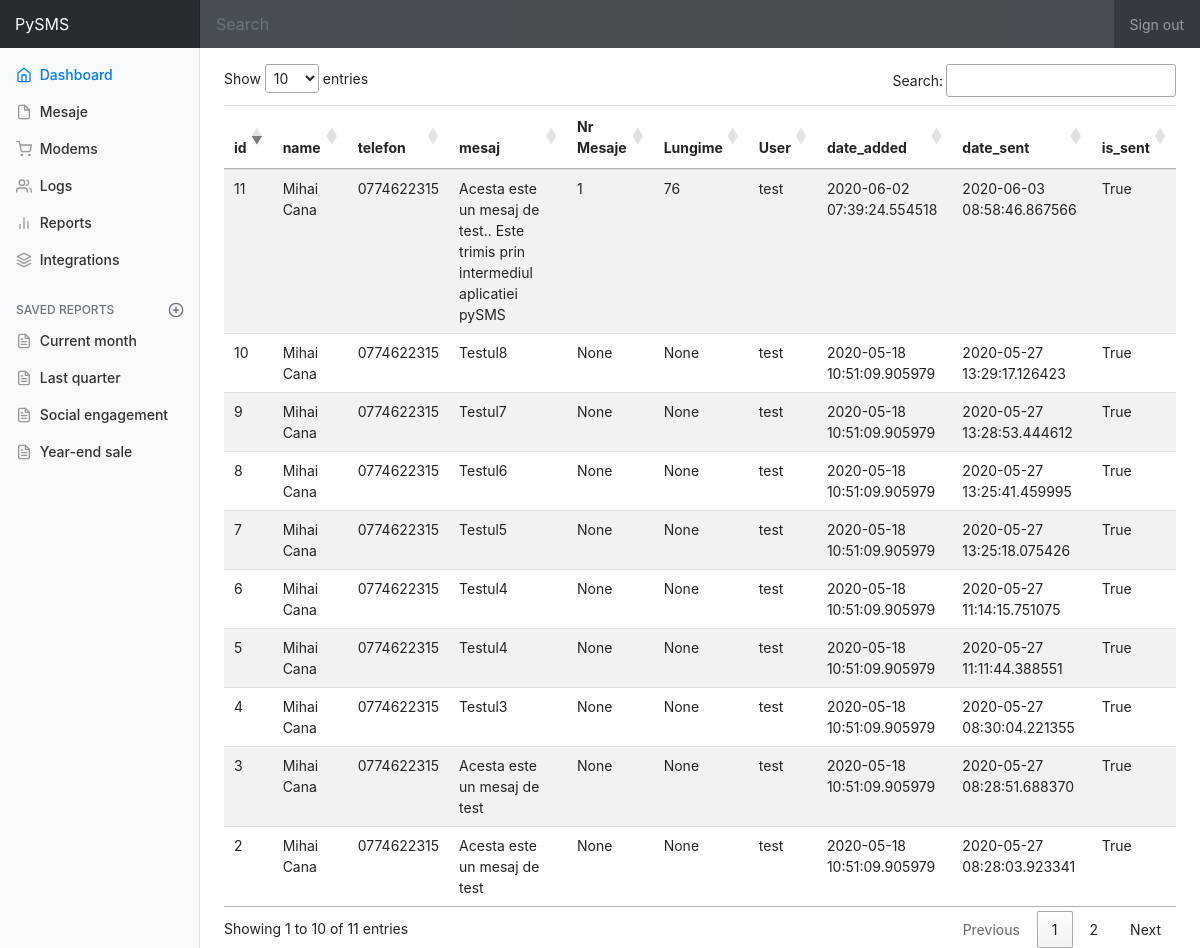
The app's page /mesaje, older data.
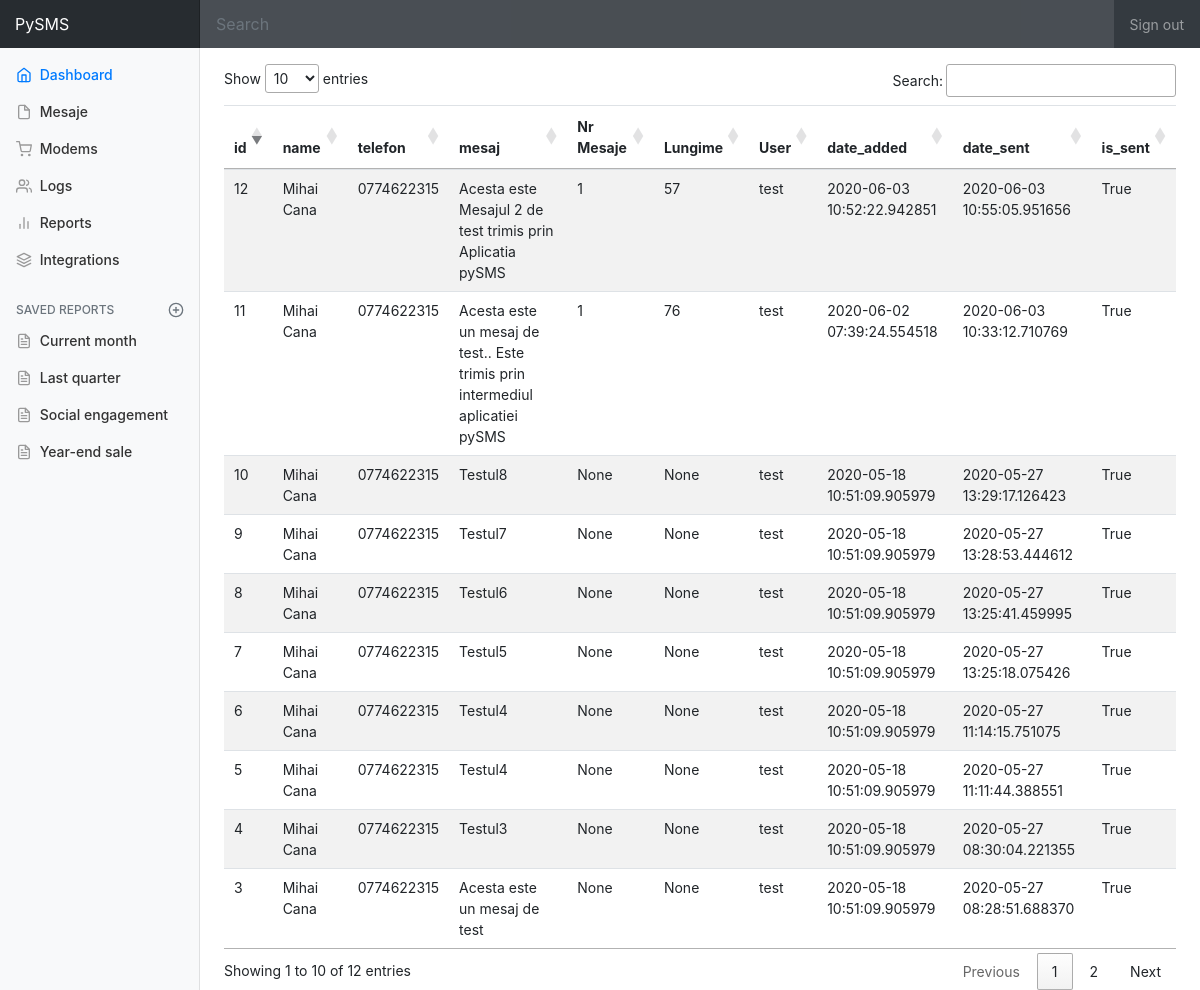
The same page, newer data.
### models.py (models this page shows)
class Mesaj(db.Model):
    id = db.Column(db.Integer, primary_key=True)
    name = db.Column(db.String(80), nullable=False)
    telefon = db.Column(db.String(10), nullable=False)
    mesaj = db.Column(db.String(1200), nullable=False)
    mesaj_count = db.Column(db.Integer,  nullable=True)
    mesaj_lenght = db.Column(db.Integer,  nullable=True)
    user_id = db.Column(db.Integer, db.ForeignKey('user.id'))
    date_added = db.Column(db.DateTime, nullable=False, default=datetime.datetime.utcnow)
    date_sent = db.Column(db.DateTime, nullable=True)
    is_sent = db.Column(db.Boolean, unique=False, default=False)

class User(db.Model):
    id = db.Column(db.Integer, primary_key=True)
    username = db.Column(db.String(80), unique=True, nullable=False)
    password = db.Column(db.String(80), nullable=False)
    email = db.Column(db.String(120), unique=True, nullable=False)
    public_id = db.Column(db.String(80),unique=True)
    is_active = db.Column(db.Boolean, unique=False, default=True)
    is_admin = db.Column(db.Boolean, unique=False, default=True)
    date_added = db.Column(db.DateTime, nullable=False, default=datetime.datetime.utcnow)
    mesaje = db.relationship('Mesaj', backref='owner')

### views.py (the view)
@app.route('/mesaje')
def mesaje():
    all_mesaje = Mesaj.query.all()
    return render_template('mesaje.html', all_mesaje=all_mesaje)

### templates/mesaje.html (shortened to what this page needs)
{% extends 'base.html' %}
{% block content %}
<div class="table-responsive">
          <table id="table_mesaje" class="table table-striped">
            <thead>
              <tr>
                <th>id</th>
                <th>name</th>
                <th>telefon</th>
                <th>mesaj</th>
                <th>Nr Mesaje</th>
                <th>Lungime</th>
                <th>User</th>
                <th>date_added</th>
                <th>date_sent</th>
                <th>is_sent</th>
              </tr>
            </thead>
            <tbody>
              {% for mesaj in all_mesaje %}
              <tr>
                <td>{{ mesaj.id }}</td>
                <td>{{ mesaj.name }}</td>
                <td>{{ mesaj.telefon }}</td>
                <td>{{ mesaj.mesaj }}</td>
                <td>{{ mesaj.mesaj_count }}</td>
                <td>{{ mesaj.mesaj_lenght }}</td>
                <td>{{ mesaj.owner.username }}</td>
                <td>{{ mesaj.date_added }}</td>
                <td>{{ mesaj.date_sent }}</td>
                <td>{{ mesaj.is_sent }}</td>
              </tr>
              {% endfor %}
            </tbody>
          </table>
        </div>
{% endblock %}
{% block scripts %}
<link rel="stylesheet" href="https://cdn.datatables.net/1.10.21/css/jquery.dataTables.min.css">
{% endblock %}

Row changes from the older to the newer data that the page shows:
no longer on this page (row unchanged): Mesaj: id "2", name "Mihai Cana", telefon "0774622315", mesaj "Acesta este un mesaj de test", mesaj_count "None", mesaj_lenght "None", owner.username "test", date_added "2020-05-18 10:51:09.905979", date_sent "2020-05-27 08:28:03.923341", is_sent "True"
changed Mesaj "Acesta este un mesaj de test.. Este trimis prin intermediul aplicatiei pySMS": date_sent "2020-06-03 08:58:46.867566" → "2020-06-03 10:33:12.710769"
added Mesaj: id "12", name "Mihai Cana", telefon "0774622315", mesaj "Acesta este Mesajul 2 de test trimis prin Aplicatia pySMS", mesaj_count "1", mesaj_lenght "57", owner.username "test", date_added "2020-06-03 10:52:22.942851", date_sent "2020-06-03 10:55:05.951656", is_sent "True"
Text that changed along with them:
text written by a page script: "Show entries Search: Showing 1 to 10 of 11 entries Previous 1 2 Next" → "Show entries Search: Showing 1 to 10 of 12 entries Previous 1 2 Next"
